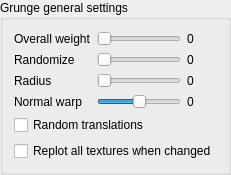
    <widget class="QGroupBox" name="groupBoxGrungeSettings">
     <property name="title">
      <string>Grunge general settings</string>
     </property>
     <layout class="QVBoxLayout" name="verticalLayout_31">
      <item>
       <layout class="QGridLayout" name="gridLayout_25">
        <item row="2" column="1">
         <widget class="QSlider" name="horizontalSliderGrungeRadius">
          <property name="toolTip">
           <string>When randomization is enabled it scales the UVs of generated random image</string>
          </property>
          <property name="minimum">
           <number>1</number>
          </property>
          <property name="maximum">
           <number>100</number>
          </property>
          <property name="singleStep">
           <number>25</number>
          </property>
          <property name="pageStep">
           <number>0</number>
          </property>
          <property name="orientation">
           <enum>Qt::Horizontal</enum>
          </property>
         </widget>
        </item>
        <item row="2" column="2">
         <widget class="QLabel" name="label_112">
          <property name="text">
           <string>0</string>
          </property>
         </widget>
        </item>
        <item row="2" column="0">
         <widget class="QLabel" name="label_111">
          <property name="text">
           <string>Radius</string>
          </property>
         </widget>
        </item>
        <item row="0" column="1">
         <widget class="QSlider" name="horizontalSliderGrungeOverallWeight">
          <property name="toolTip">
           <string>Set common for all textures blending weight</string>
          </property>
          <property name="maximum">
           <number>100</number>
          </property>
          <property name="pageStep">
           <number>0</number>
          </property>
          <property name="value">
           <number>0</number>
          </property>
          <property name="orientation">
           <enum>Qt::Horizontal</enum>
          </property>
          <property name="tickPosition">
           <enum>QSlider::NoTicks</enum>
          </property>
          <property name="tickInterval">
           <number>5</number>
          </property>
         </widget>
        </item>
        <item row="1" column="0">
         <widget class="QLabel" name="label_34">
          <property name="text">
           <string>Randomize</string>
          </property>
         </widget>
        </item>
        <item row="1" column="1">
         <widget class="QSlider" name="horizontalSliderGrungeSeed">
          <property name="toolTip">
           <string>When 0 - use orginal image, otherwise generate random seamless image</string>
          </property>
          <property name="maximum">
           <number>100</number>
          </property>
          <property name="pageStep">
           <number>0</number>
          </property>
          <property name="orientation">
           <enum>Qt::Horizontal</enum>
          </property>
         </widget>
        </item>
        <item row="1" column="2">
         <widget class="QLabel" name="label_110">
          <property name="text">
           <string>0</string>
          </property>
         </widget>
        </item>
        <item row="0" column="0">
         <widget class="QLabel" name="label_24">
          <property name="text">
           <string>Overall weight</string>
          </property>
         </widget>
        </item>
        <item row="0" column="2">
         <widget class="QLabel" name="label_29">
          <property name="minimumSize">
           <size>
            <width>30</width>
            <height>0</height>
           </size>
          </property>
          <property name="text">
           <string>0</string>
          </property>
         </widget>
        </item>
        <item row="3" column="0">
         <widget class="QLabel" name="label_113">
          <property name="text">
           <string>Normal warp</string>
          </property>
         </widget>
        </item>
        <item row="3" column="1">
         <widget class="QSlider" name="horizontalSliderGrungeNormalWarp">
          <property name="minimum">
           <number>-100</number>
          </property>
          <property name="maximum">
           <number>100</number>
          </property>
          <property name="pageStep">
           <number>0</number>
          </property>
          <property name="orientation">
           <enum>Qt::Horizontal</enum>
          </property>
         </widget>
        </item>
        <item row="3" column="2">
         <widget class="QLabel" name="label_114">
          <property name="text">
           <string>0</string>
          </property>
         </widget>
        </item>
       </layout>
      </item>
      <item>
       <widget class="QCheckBox" name="checkBoxGrungeRandomTranslations">
        <property name="toolTip">
         <string>Add random translations when randomization is enabled. </string>
        </property>
        <property name="text">
         <string>Random translations</string>
        </property>
       </widget>
      </item>
      <item>
       <widget class="QCheckBox" name="checkBoxGrungeReplotAllAfterChange">
        <property name="toolTip">
         <string>&lt;html&gt;&lt;head/&gt;&lt;body&gt;&lt;p&gt;For large images this will  slow down the program but all textures are generated  when you change anything on this tab. Otherwise each time you change something here you have to click &amp;quot;Replot All&amp;quot;  to apply these changes to other textures.&lt;/p&gt;&lt;/body&gt;&lt;/html&gt;</string>
        </property>
        <property name="text">
         <string>Replot all textures when changed</string>
        </property>
       </widget>
      </item>
     </layout>
    </widget>
